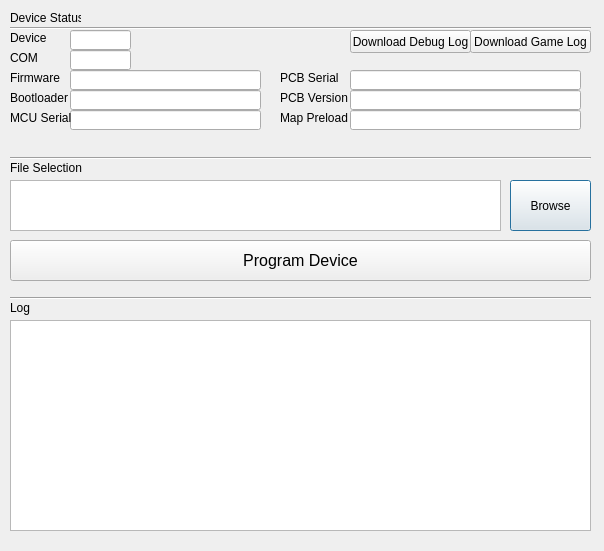
<?xml version="1.0" encoding="UTF-8"?>
<ui version="4.0">
 <class>Dialog</class>
 <widget class="QDialog" name="Dialog">
  <property name="geometry">
   <rect>
    <x>0</x>
    <y>0</y>
    <width>604</width>
    <height>551</height>
   </rect>
  </property>
  <property name="windowTitle">
   <string>Dialog</string>
  </property>
  <property name="autoFillBackground">
   <bool>false</bool>
  </property>
  <property name="styleSheet">
   <string notr="true"/>
  </property>
  <widget class="QLabel" name="bootloader_result_2">
   <property name="geometry">
    <rect>
     <x>350</x>
     <y>230</y>
     <width>111</width>
     <height>16</height>
    </rect>
   </property>
   <property name="text">
    <string/>
   </property>
  </widget>
  <widget class="QPushButton" name="browseButton">
   <property name="geometry">
    <rect>
     <x>510</x>
     <y>180</y>
     <width>81</width>
     <height>51</height>
    </rect>
   </property>
   <property name="text">
    <string>Browse</string>
   </property>
  </widget>
  <widget class="QLabel" name="label_65">
   <property name="geometry">
    <rect>
     <x>10</x>
     <y>160</y>
     <width>111</width>
     <height>16</height>
    </rect>
   </property>
   <property name="text">
    <string>File Selection </string>
   </property>
  </widget>
  <widget class="QPushButton" name="programButton">
   <property name="geometry">
    <rect>
     <x>10</x>
     <y>240</y>
     <width>581</width>
     <height>41</height>
    </rect>
   </property>
   <property name="font">
    <font>
     <pointsize>12</pointsize>
    </font>
   </property>
   <property name="text">
    <string>Program Device</string>
   </property>
  </widget>
  <widget class="QTextBrowser" name="log">
   <property name="geometry">
    <rect>
     <x>10</x>
     <y>320</y>
     <width>581</width>
     <height>211</height>
    </rect>
   </property>
  </widget>
  <widget class="QLabel" name="label_69">
   <property name="geometry">
    <rect>
     <x>10</x>
     <y>300</y>
     <width>91</width>
     <height>16</height>
    </rect>
   </property>
   <property name="text">
    <string>Log</string>
   </property>
  </widget>
  <widget class="QLabel" name="label_66">
   <property name="geometry">
    <rect>
     <x>10</x>
     <y>50</y>
     <width>51</width>
     <height>16</height>
    </rect>
   </property>
   <property name="text">
    <string>COM</string>
   </property>
  </widget>
  <widget class="QLineEdit" name="com_port">
   <property name="enabled">
    <bool>true</bool>
   </property>
   <property name="geometry">
    <rect>
     <x>70</x>
     <y>50</y>
     <width>61</width>
     <height>20</height>
    </rect>
   </property>
   <property name="readOnly">
    <bool>true</bool>
   </property>
  </widget>
  <widget class="QLabel" name="label_64">
   <property name="geometry">
    <rect>
     <x>10</x>
     <y>30</y>
     <width>51</width>
     <height>16</height>
    </rect>
   </property>
   <property name="text">
    <string>Device</string>
   </property>
  </widget>
  <widget class="QLineEdit" name="device_name">
   <property name="enabled">
    <bool>true</bool>
   </property>
   <property name="geometry">
    <rect>
     <x>70</x>
     <y>30</y>
     <width>61</width>
     <height>20</height>
    </rect>
   </property>
   <property name="readOnly">
    <bool>true</bool>
   </property>
  </widget>
  <widget class="Line" name="line_2">
   <property name="geometry">
    <rect>
     <x>10</x>
     <y>150</y>
     <width>581</width>
     <height>16</height>
    </rect>
   </property>
   <property name="orientation">
    <enum>Qt::Horizontal</enum>
   </property>
  </widget>
  <widget class="QTextBrowser" name="file_selection">
   <property name="geometry">
    <rect>
     <x>10</x>
     <y>180</y>
     <width>491</width>
     <height>51</height>
    </rect>
   </property>
  </widget>
  <widget class="Line" name="line_3">
   <property name="geometry">
    <rect>
     <x>10</x>
     <y>20</y>
     <width>581</width>
     <height>16</height>
    </rect>
   </property>
   <property name="orientation">
    <enum>Qt::Horizontal</enum>
   </property>
  </widget>
  <widget class="Line" name="line_4">
   <property name="geometry">
    <rect>
     <x>10</x>
     <y>290</y>
     <width>581</width>
     <height>16</height>
    </rect>
   </property>
   <property name="orientation">
    <enum>Qt::Horizontal</enum>
   </property>
  </widget>
  <widget class="QLabel" name="label_68">
   <property name="geometry">
    <rect>
     <x>10</x>
     <y>10</y>
     <width>71</width>
     <height>16</height>
    </rect>
   </property>
   <property name="text">
    <string>Device Status</string>
   </property>
  </widget>
  <widget class="QPushButton" name="gamelogButton">
   <property name="geometry">
    <rect>
     <x>470</x>
     <y>30</y>
     <width>121</width>
     <height>23</height>
    </rect>
   </property>
   <property name="text">
    <string>Download Game Log</string>
   </property>
  </widget>
  <widget class="QPushButton" name="debuglogButton">
   <property name="geometry">
    <rect>
     <x>350</x>
     <y>30</y>
     <width>121</width>
     <height>23</height>
    </rect>
   </property>
   <property name="text">
    <string>Download Debug Log</string>
   </property>
  </widget>
  <widget class="QLabel" name="label_72">
   <property name="geometry">
    <rect>
     <x>280</x>
     <y>90</y>
     <width>91</width>
     <height>16</height>
    </rect>
   </property>
   <property name="text">
    <string>PCB Version</string>
   </property>
  </widget>
  <widget class="QLabel" name="label_74">
   <property name="geometry">
    <rect>
     <x>10</x>
     <y>90</y>
     <width>91</width>
     <height>16</height>
    </rect>
   </property>
   <property name="text">
    <string>Bootloader</string>
   </property>
  </widget>
  <widget class="QLineEdit" name="map_preload">
   <property name="enabled">
    <bool>true</bool>
   </property>
   <property name="geometry">
    <rect>
     <x>350</x>
     <y>110</y>
     <width>231</width>
     <height>20</height>
    </rect>
   </property>
   <property name="readOnly">
    <bool>true</bool>
   </property>
  </widget>
  <widget class="QLineEdit" name="bootloader">
   <property name="enabled">
    <bool>true</bool>
   </property>
   <property name="geometry">
    <rect>
     <x>70</x>
     <y>90</y>
     <width>191</width>
     <height>20</height>
    </rect>
   </property>
   <property name="readOnly">
    <bool>true</bool>
   </property>
  </widget>
  <widget class="QLineEdit" name="mcu_serial">
   <property name="enabled">
    <bool>true</bool>
   </property>
   <property name="geometry">
    <rect>
     <x>70</x>
     <y>110</y>
     <width>191</width>
     <height>20</height>
    </rect>
   </property>
   <property name="readOnly">
    <bool>true</bool>
   </property>
  </widget>
  <widget class="QLineEdit" name="pcb_serial">
   <property name="enabled">
    <bool>true</bool>
   </property>
   <property name="geometry">
    <rect>
     <x>350</x>
     <y>70</y>
     <width>231</width>
     <height>20</height>
    </rect>
   </property>
   <property name="readOnly">
    <bool>true</bool>
   </property>
  </widget>
  <widget class="QLineEdit" name="firmware">
   <property name="enabled">
    <bool>true</bool>
   </property>
   <property name="geometry">
    <rect>
     <x>70</x>
     <y>70</y>
     <width>191</width>
     <height>20</height>
    </rect>
   </property>
   <property name="readOnly">
    <bool>true</bool>
   </property>
  </widget>
  <widget class="QLabel" name="label_70">
   <property name="geometry">
    <rect>
     <x>10</x>
     <y>70</y>
     <width>91</width>
     <height>16</height>
    </rect>
   </property>
   <property name="text">
    <string>Firmware</string>
   </property>
  </widget>
  <widget class="QLabel" name="label_71">
   <property name="geometry">
    <rect>
     <x>10</x>
     <y>110</y>
     <width>91</width>
     <height>16</height>
    </rect>
   </property>
   <property name="text">
    <string>MCU Serial</string>
   </property>
  </widget>
  <widget class="QLabel" name="label_73">
   <property name="geometry">
    <rect>
     <x>280</x>
     <y>70</y>
     <width>91</width>
     <height>16</height>
    </rect>
   </property>
   <property name="text">
    <string>PCB Serial</string>
   </property>
  </widget>
  <widget class="QLabel" name="label_75">
   <property name="geometry">
    <rect>
     <x>280</x>
     <y>110</y>
     <width>91</width>
     <height>16</height>
    </rect>
   </property>
   <property name="text">
    <string>Map Preload</string>
   </property>
  </widget>
  <widget class="QLineEdit" name="pcb_revision">
   <property name="enabled">
    <bool>true</bool>
   </property>
   <property name="geometry">
    <rect>
     <x>350</x>
     <y>90</y>
     <width>231</width>
     <height>20</height>
    </rect>
   </property>
   <property name="readOnly">
    <bool>true</bool>
   </property>
  </widget>
 </widget>
 <resources/>
 <connections/>
 <slots>
  <slot>enter_pcb_serial_number()</slot>
  <slot>next_pcb_clicked()</slot>
  <slot>run_clicked()</slot>
 </slots>
</ui>
